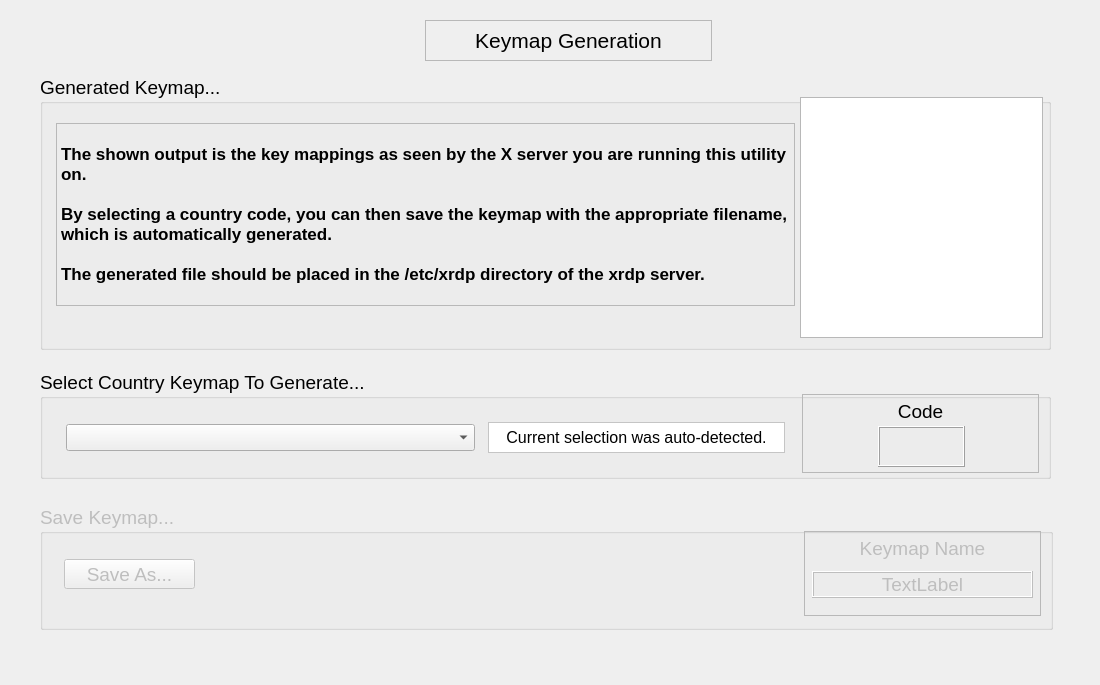
    <widget class="QWidget" name="keyboardConfigPage">
     <widget class="QLabel" name="label_2">
      <property name="geometry">
       <rect>
        <x>-5</x>
        <y>0</y>
        <width>1091</width>
        <height>676</height>
       </rect>
      </property>
      <property name="text">
       <string/>
      </property>
      <property name="pixmap">
       <pixmap resource="../XRDPConfigurator_resources.qrc">:/backgrounds/images/backgrounds/StackedWidgetBackground.png</pixmap>
      </property>
     </widget>
     <widget class="QGroupBox" name="generatedkeymapgroup">
      <property name="geometry">
       <rect>
        <x>40</x>
        <y>75</y>
        <width>1011</width>
        <height>275</height>
       </rect>
      </property>
      <property name="font">
       <font>
        <family>Arial</family>
        <pointsize>14</pointsize>
       </font>
      </property>
      <property name="title">
       <string>Generated Keymap...</string>
      </property>
      <widget class="QPlainTextEdit" name="keymapbrowser">
       <property name="geometry">
        <rect>
         <x>760</x>
         <y>22</y>
         <width>243</width>
         <height>241</height>
        </rect>
       </property>
       <property name="font">
        <font>
         <pointsize>11</pointsize>
        </font>
       </property>
       <property name="documentTitle">
        <string>output</string>
       </property>
       <property name="undoRedoEnabled">
        <bool>false</bool>
       </property>
       <property name="textInteractionFlags">
        <set>Qt::TextSelectableByKeyboard|Qt::TextSelectableByMouse</set>
       </property>
      </widget>
      <widget class="QLabel" name="label_37">
       <property name="geometry">
        <rect>
         <x>16</x>
         <y>48</y>
         <width>739</width>
         <height>183</height>
        </rect>
       </property>
       <property name="font">
        <font>
         <pointsize>13</pointsize>
         <weight>75</weight>
         <italic>false</italic>
         <bold>true</bold>
        </font>
       </property>
       <property name="autoFillBackground">
        <bool>false</bool>
       </property>
       <property name="frameShape">
        <enum>QFrame::StyledPanel</enum>
       </property>
       <property name="frameShadow">
        <enum>QFrame::Raised</enum>
       </property>
       <property name="text">
        <string>&lt;html&gt;&lt;head/&gt;&lt;body&gt;&lt;p&gt;The shown output is the key mappings as seen by the X server you are running this utility on.&lt;br/&gt;&lt;br/&gt;By selecting a country code, you can then save the keymap with the appropriate filename, which is automatically generated.&lt;br/&gt;&lt;br/&gt;The generated file should be placed in the &lt;span style=&quot; font-weight:600;&quot;&gt;/etc/xrdp &lt;/span&gt;directory of the xrdp server.&lt;/p&gt;&lt;/body&gt;&lt;/html&gt;</string>
       </property>
       <property name="textFormat">
        <enum>Qt::RichText</enum>
       </property>
       <property name="scaledContents">
        <bool>true</bool>
       </property>
       <property name="alignment">
        <set>Qt::AlignLeading|Qt::AlignLeft|Qt::AlignVCenter</set>
       </property>
       <property name="wordWrap">
        <bool>true</bool>
       </property>
      </widget>
     </widget>
     <widget class="QLabel" name="keymapgenerationlabel">
      <property name="geometry">
       <rect>
        <x>425</x>
        <y>20</y>
        <width>287</width>
        <height>41</height>
       </rect>
      </property>
      <property name="font">
       <font>
        <family>Arial</family>
        <pointsize>16</pointsize>
       </font>
      </property>
      <property name="frameShape">
       <enum>QFrame::StyledPanel</enum>
      </property>
      <property name="frameShadow">
       <enum>QFrame::Raised</enum>
      </property>
      <property name="lineWidth">
       <number>2</number>
      </property>
      <property name="midLineWidth">
       <number>2</number>
      </property>
      <property name="text">
       <string>Keymap Generation</string>
      </property>
      <property name="alignment">
       <set>Qt::AlignCenter</set>
      </property>
     </widget>
     <widget class="QGroupBox" name="selectkeymapgroup">
      <property name="geometry">
       <rect>
        <x>40</x>
        <y>370</y>
        <width>1011</width>
        <height>109</height>
       </rect>
      </property>
      <property name="font">
       <font>
        <family>Arial</family>
        <pointsize>14</pointsize>
       </font>
      </property>
      <property name="title">
       <string>Select Country Keymap To Generate...</string>
      </property>
      <widget class="QComboBox" name="selected_keymap_combobox">
       <property name="geometry">
        <rect>
         <x>26</x>
         <y>54</y>
         <width>409</width>
         <height>27</height>
        </rect>
       </property>
       <property name="font">
        <font>
         <family>DejaVu Sans Mono</family>
         <pointsize>12</pointsize>
        </font>
       </property>
      </widget>
      <widget class="QLabel" name="label_17">
       <property name="geometry">
        <rect>
         <x>762</x>
         <y>24</y>
         <width>237</width>
         <height>79</height>
        </rect>
       </property>
       <property name="frameShape">
        <enum>QFrame::StyledPanel</enum>
       </property>
       <property name="frameShadow">
        <enum>QFrame::Raised</enum>
       </property>
       <property name="text">
        <string>Code</string>
       </property>
       <property name="alignment">
        <set>Qt::AlignHCenter|Qt::AlignTop</set>
       </property>
      </widget>
      <widget class="QLabel" name="keymapcodelabel">
       <property name="geometry">
        <rect>
         <x>838</x>
         <y>56</y>
         <width>87</width>
         <height>41</height>
        </rect>
       </property>
       <property name="font">
        <font>
         <family>DejaVu Sans Mono</family>
         <pointsize>18</pointsize>
        </font>
       </property>
       <property name="frameShape">
        <enum>QFrame::Box</enum>
       </property>
       <property name="frameShadow">
        <enum>QFrame::Raised</enum>
       </property>
       <property name="text">
        <string/>
       </property>
       <property name="alignment">
        <set>Qt::AlignCenter</set>
       </property>
       <property name="textInteractionFlags">
        <set>Qt::TextSelectableByMouse</set>
       </property>
      </widget>
      <widget class="QLabel" name="locale_autodetected_label">
       <property name="geometry">
        <rect>
         <x>448</x>
         <y>52</y>
         <width>297</width>
         <height>31</height>
        </rect>
       </property>
       <property name="font">
        <font>
         <family>Arial</family>
         <pointsize>12</pointsize>
         <italic>false</italic>
        </font>
       </property>
       <property name="styleSheet">
        <string notr="true">background-color: rgb(255, 255, 255);</string>
       </property>
       <property name="frameShape">
        <enum>QFrame::StyledPanel</enum>
       </property>
       <property name="frameShadow">
        <enum>QFrame::Raised</enum>
       </property>
       <property name="text">
        <string>Current selection was auto-detected.</string>
       </property>
       <property name="textFormat">
        <enum>Qt::PlainText</enum>
       </property>
       <property name="scaledContents">
        <bool>true</bool>
       </property>
       <property name="alignment">
        <set>Qt::AlignCenter</set>
       </property>
       <property name="wordWrap">
        <bool>true</bool>
       </property>
      </widget>
     </widget>
     <widget class="QGroupBox" name="step3group">
      <property name="enabled">
       <bool>false</bool>
      </property>
      <property name="geometry">
       <rect>
        <x>40</x>
        <y>505</y>
        <width>1013</width>
        <height>125</height>
       </rect>
      </property>
      <property name="font">
       <font>
        <family>Arial</family>
        <pointsize>14</pointsize>
       </font>
      </property>
      <property name="title">
       <string>Save Keymap...</string>
      </property>
      <widget class="QPushButton" name="savekeymapasbutton">
       <property name="geometry">
        <rect>
         <x>24</x>
         <y>54</y>
         <width>131</width>
         <height>30</height>
        </rect>
       </property>
       <property name="text">
        <string>Save As...</string>
       </property>
      </widget>
      <widget class="QLabel" name="label_34">
       <property name="geometry">
        <rect>
         <x>764</x>
         <y>26</y>
         <width>237</width>
         <height>85</height>
        </rect>
       </property>
       <property name="frameShape">
        <enum>QFrame::StyledPanel</enum>
       </property>
       <property name="frameShadow">
        <enum>QFrame::Raised</enum>
       </property>
       <property name="text">
        <string>Keymap Name</string>
       </property>
       <property name="alignment">
        <set>Qt::AlignHCenter|Qt::AlignTop</set>
       </property>
      </widget>
      <widget class="QLabel" name="keymapNameLabel">
       <property name="geometry">
        <rect>
         <x>772</x>
         <y>66</y>
         <width>221</width>
         <height>27</height>
        </rect>
       </property>
       <property name="frameShape">
        <enum>QFrame::Box</enum>
       </property>
       <property name="frameShadow">
        <enum>QFrame::Raised</enum>
       </property>
       <property name="text">
        <string>TextLabel</string>
       </property>
       <property name="alignment">
        <set>Qt::AlignCenter</set>
       </property>
      </widget>
     </widget>
    </widget>
